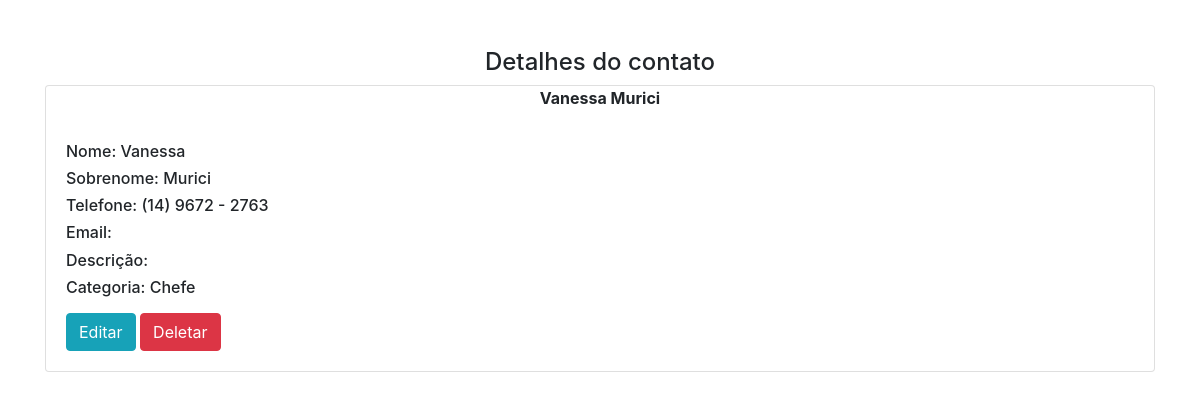
Screenshot of /54 with the database file from the repository.
### contato/models.py (models this page shows, shortened)
class Contato(models.Model):
    name = models.CharField(max_length=50)
    last_name = models.CharField(max_length=50, blank=True)
    phone = models.CharField(max_length=50)
    email = models.EmailField(blank=True)
    created_at = models.DateTimeField(auto_now_add=True)
    description = models.TextField(max_length=180, blank=True)
    category = models.ForeignKey(Category, on_delete=models.DO_NOTHING)

class Category(models.Model):
    name = models.CharField(max_length=50)
    def __str__(self):
        return self.name

### contato/views.py (the view)
# urls.py: path('<int:pk>', views.ContatoDetailView.as_view(), name='detail')
class ContatoDetailView(generic.DetailView):
    model = Contato
    template_name = "contato/detail.html"
    context_object_name = 'contato'

### contato/templates/contato/detail.html (shortened to what this page needs)
{% extends 'base.html' %}
{% block 'content' %}
    <h4 class="text-center mt-5"> Detalhes do contato </h4>
    <div class="card mt-2">
        <div class="card-title text-center font-weight-bold">
            {{ contato.name }} {{ contato.last_name }}
        </div>
        <div class="card-body">
            <h6>Nome: {{ contato.name }}</h6>
            <h6>Sobrenome: {{ contato.last_name }}</h6>
            <h6>Telefone: {{ contato.phone }}</h6>
            <h6>Email: {{ contato.email }}</h6>
            <h6>Descrição: {{ contato.description }}</h6>
            <h6>Categoria: {{ contato.category }}</h6>
            <div class="mt-3">
                <a href="" class="btn btn-info">Editar</a>
                <a href="" class="btn btn-danger">Deletar</a>
            </div>
        </div>
    </div>
{% endblock %}

### rows the page displays
Contato: name "Vanessa", last_name "Murici", phone "(14) 9672 - 2763", category "Chefe"
